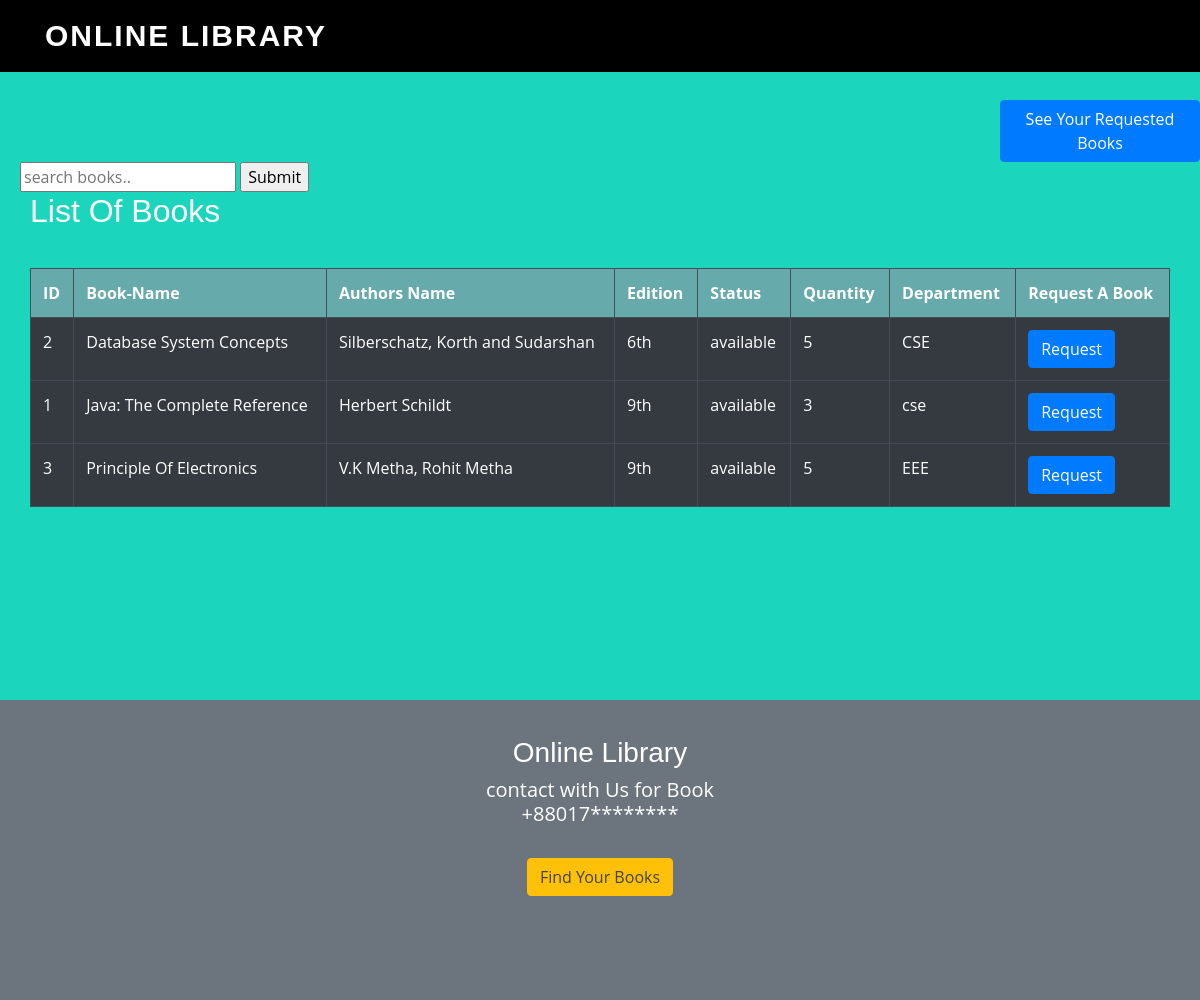
Screenshot of /student/books.php with the database file from the repository.
### tables this page shows
CREATE TABLE `books` (
  `bid` int(10) NOT NULL,
  `name` varchar(50) NOT NULL,
  `authors` varchar(100) NOT NULL,
  `edition` varchar(100) NOT NULL,
  `status` varchar(50) NOT NULL,
  `quantity` int(10) NOT NULL,
  `department` varchar(40) NOT NULL
);

### student/books.php (the view, shortened to what this page needs)
	 <?php
  include "connection.php";
  include('../assets/layout/navbar.php');
?>
<!DOCTYPE html>
<html>
<head>
</head>
<body>
<section>
<div class="sec">
<div class="bt">
	<a href="request.php" class="btn btn-primary">See Your Requested Books</a>
</div>
<div style="margin-left: 20px;">
<form method="post">
<input type="text" name="search" placeholder="search books.." required="">
<input type="submit" name="sub">
</form>
</div>
	<h2 style="padding-left: 30px;color: white">List Of Books</h2>
	<?php
		if(isset($_POST['sub']))
		{
			$res=mysqli_query($db,"SELECT * from books where name like '%$_POST[search]%' ");?>
		<div style="padding: 30px;">
		<table class="table table-bordered table-dark">
		<?php	echo "<tr style='background-color: #6db6b9e6;'>";
				echo "<th>"; echo "ID";	echo "</th>";
				echo "<th>"; echo "Book-Name";  echo "</th>";
				echo "<th>"; echo "Authors Name";  echo "</th>";
				echo "<th>"; echo "Edition";  echo "</th>";
				echo "<th>"; echo "Status";  echo "</th>";
				echo "<th>"; echo "Quantity";  echo "</th>";
				echo "<th>"; echo "Department";  echo "</th>";
				echo "<th>"; echo "Request A Book";  echo "</th>";
			echo "</tr>";
			while($row=mysqli_fetch_assoc($res))
			{
				echo "<tr>";
				echo "<td>"; echo $row['bid']; echo "</td>";
				echo "<td>"; echo $row['name']; echo "</td>";
				echo "<td>"; echo $row['authors']; echo "</td>";
				echo "<td>"; echo $row['edition']; echo "</td>";
				echo "<td>"; echo $row['status']; echo "</td>";
				echo "<td>"; echo $row['quantity']; echo "</td>";
				echo "<td>"; echo $row['department']; echo "</td>"; ?>
				  	 <td><a class="btn btn-primary" href="<?php echo $_SERVER['PHP_SELF'].'?id='.$_SESSION['login_user'].'/'.$row['bid']; ?>">Request</a></td>
				  	 <?php
				echo "</tr>";
			} ?>
		</table>
		</div>
		<?php
		}
		else
		{
			$res=mysqli_query($db,"SELECT *from books order by books.name ASC"); ?>
		<div style="padding: 30px;">
		<table class="table table-bordered table-dark">
		<?php	echo "<tr style='background-color: #6db6b9e6;'>";
				echo "<th>"; echo "ID";	echo "</th>";
				echo "<th>"; echo "Book-Name";  echo "</th>";
				echo "<th>"; echo "Authors Name";  echo "</th>";
				echo "<th>"; echo "Edition";  echo "</th>";
				echo "<th>"; echo "Status";  echo "</th>";
				echo "<th>"; echo "Quantity";  echo "</th>";
				echo "<th>"; echo "Department";  echo "</th>";
				echo "<th>"; echo "Request A Book";  echo "</th>";
			echo "</tr>";
			while($row=mysqli_fetch_assoc($res))
			{
				echo "<tr>";
				echo "<td>"; echo $row['bid']; echo "</td>";
				echo "<td>"; echo $row['name']; echo "</td>";
				echo "<td>"; echo $row['authors']; echo "</td>";
				echo "<td>"; echo $row['edition']; echo "</td>";
				echo "<td>"; echo $row['status']; echo "</td>";
				echo "<td>"; echo $row['quantity']; echo "</td>";
				echo "<td>"; echo $row['department']; echo "</td>"; ?>
				  	 <td><a class="btn btn-primary" href="<?php echo $_SERVER['PHP_SELF'].'?id='.$_SESSION['login_user'].'/'.$row['bid']; ?>">Request</a></td>
				  	 <?php
				echo "</tr>";
			} ?>
		</table>
		</div>
		<?php }
	?>
</div>
</section>
</body>
<?php
include('../assets/layout/footer.php');
?>

### assets/layout/navbar.php (shortened to what this page needs)
<!DOCTYPE html>
<head>
<link rel="stylesheet" href="https://stackpath.bootstrapcdn.com/bootstrap/4.3.1/css/bootstrap.min.css">
<link  rel="stylesheet" href="../assets/layout/style.css">
</head>
<body>
<header id="header" class="fixed-top">
  <div class="container d-flex">
    <div class="logo mr-auto">
      <?php if($_SERVER['PHP_SELF'] != '/library/index.php'){  ?>
         <h1 class="text-light"><a href="../index.php">Online Library</a></h1>
     <?php  } ?>
</div>
</div>
</header>
</body>
</html>

### assets/layout/footer.php
<article class="bg-secondary" style="height:300px;width:100%;">
<div class="card-body text-center">
    <h3 class="text-white mt-3">Online Library</h3>
<p class="h5 text-white">contact with Us for Book  <br> +88017********</p>   <br>
<p><a class="btn btn-warning" > Find Your Books
 <i class="fa fa-window-restore "></i></a></p>
</div>
<br><br>
</article>

### assets/layout/style.css (style rules this page uses)
body { font-family: "Open Sans", sans-serif; color: #444444; }
a { color: #1bac91; }
h1, h2, h3, h4, h5, h6 { font-family: "Raleway", sans-serif; }
#header { height: 72px; transition: all 0.5s; z-index: 997; transition: all 0.5s; padding: 15px 0; background: #000; }
#header .logo h1 { font-size: 30px; margin: 0; padding: 6px 0; line-height: 1; font-weight: 700; letter-spacing: 2px; text-transform: uppercase; }
#header .logo h1 a, #header .logo h1 a:hover { color: #fff; text-decoration: none; }
.sec { height: 700px; width: 100%; }

### student/books.php (style rules this page uses)
.sec { height: 700px; width: 100%; background-color: #1bd6bc; }
.bt { padding-top: 100px; padding-left: 1000px; }

### rows the page displays
books: bid "2", name "Database System Concepts", authors "Silberschatz, Korth and Sudarshan", edition "6th", status "available", quantity "5", department "CSE"
books: bid "1", name "Java: The Complete Reference", authors "Herbert Schildt", edition "9th", status "available", quantity "3", department "cse"
books: bid "3", name "Principle Of Electronics", authors "V.K Metha, Rohit Metha", edition "9th", status "available", quantity "5", department "EEE"
